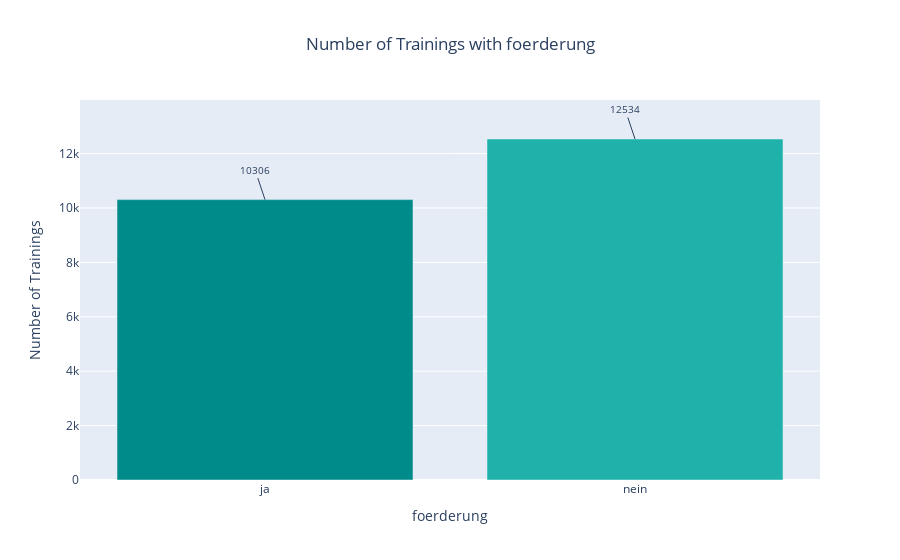

The notebook cell this image was saved under:
### Markdown cell above
<font size= "4">***BAR CHART FOR SHOWING THE DISTRIBUTION OF TRAININGS WITH FOERDERUNG***</font>

### Code cell
import sqlite3
import plotly.graph_objects as go

db_connection = sqlite3.connect('weiterbildung_analysis.db')
cursor = db_connection.cursor()

query_ja = "SELECT COUNT(*) FROM schulisch_ausbildung WHERE foerderung = 'ja'"
cursor.execute(query_ja)
count_ja = cursor.fetchone()[0]

query_nein = "SELECT COUNT(*) FROM schulisch_ausbildung WHERE foerderung = 'nein'"
cursor.execute(query_nein)
count_nein = cursor.fetchone()[0]

db_connection.close()

categories = ['ja', 'nein']
counts = [count_ja, count_nein]

fig = go.Figure(data=[
    go.Bar(x=categories, y=counts, marker_color=['darkcyan', 'lightseagreen'])
])

# Add labels to the bars
for count in counts:
    fig.add_annotation(
        text=str(count),
        x=categories[counts.index(count)],
        y=count,
        showarrow=True,
        font=dict(size=10)
    )

fig.update_layout(
    xaxis_title='foerderung',
    yaxis_title='Number of Trainings',
    title='Number of Trainings with foerderung',
    title_x=0.5
)

fig.show()

### Figure 1 — Plotly figure (JSON) as saved in the notebook; plotly's stock layout.template omitted (floating-point values rounded to 4 significant figures)
{"data": [{"marker": {"color": ["darkcyan", "lightseagreen"]}, "type": "bar", "x": ["ja", "nein"], "y": [10306, 12534]}], "layout": {"annotations": [{"font": {"size": 10}, "showarrow": true, "text": "10306", "x": "ja", "y": 10306}, {"font": {"size": 10}, "showarrow": true, "text": "12534", "x": "nein", "y": 12534}], "title": {"text": "Number of Trainings with foerderung", "x": 0.5}, "xaxis": {"title": {"text": "foerderung"}}, "yaxis": {"title": {"text": "Number of Trainings"}}}}
